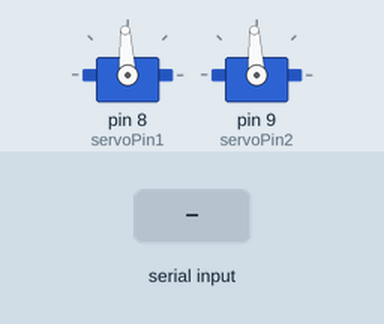
The sketch below on a simulated Arduino Uno, built with avr-gcc and run on an emulated ATmega328P. Parts: 2 × servo. Inputs (shaded band) come from the test bench. What the sketch prints to the serial monitor is not drawn.

Above: at 3.2 s.
3.3 s: "a90\n" received over Serial
At 3.7 s:
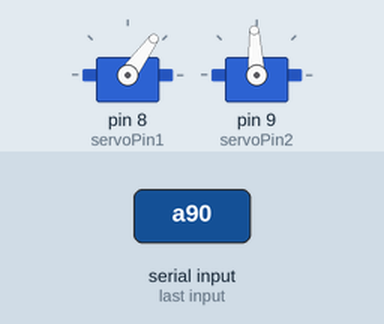
4.8 s: "b90\n" received over Serial
At 6.0 s:
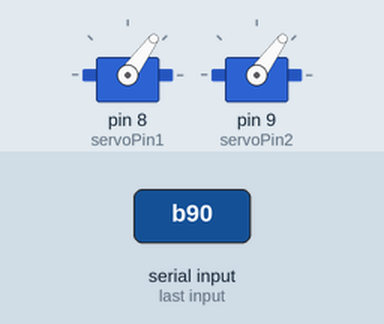
6.3 s: "s90\n" received over Serial
At 7.1 s:
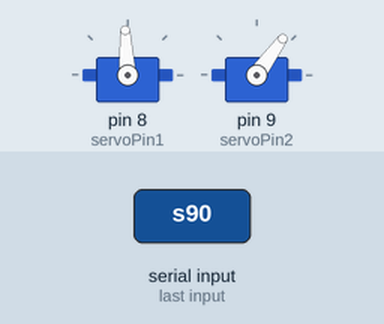
8.8 s: "a,45\n" received over Serial
At 9.1 s:
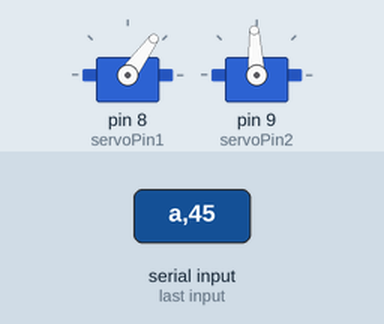
10.3 s: "b,45\n" received over Serial
At 11.5 s:
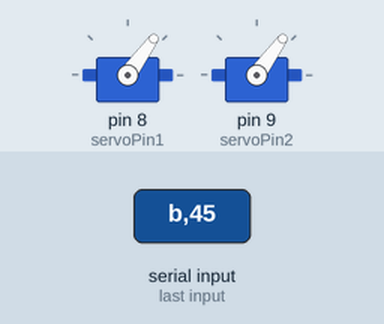
Timing chart, 0 to 12.8 s (numbered marks = the images above; inputs shaded):
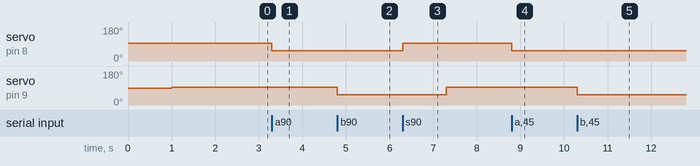

The sketch:

motor_test.ino
```cpp
#include <Servo.h>

byte servoPin1 = 8;
byte servoPin2 = 9;
byte servoPin3 = 10;
Servo servo1;
Servo servo2;
Servo servo3;
int stop = 1500; // stop value, which is 1500 (center of values for rotation servo)
int signal = 1100; // Set signal value, which should be between 1100 and 1900

void setup() {
  servo1.attach(servoPin1);
  servo2.attach(servoPin2);
  // servo3.attach(servoPin3);


  servo1.writeMicroseconds(1500); // send "stop" signal to ESC.
  delay(1000);
  servo2.writeMicroseconds(1500);
  // servo3.writeMicroseconds(1500);
  delay(1000); // delay to allow the ESC to recognize the stopped signal

  Serial.begin(9600); // opens the serial port
}

void loop() {

  // check for incoming serial data:
  if (Serial.available() > 0) {
    // read incoming serial data:
    char inChar = Serial.read();
    if (inChar - '0' > 1100 && inChar - '0' < 1900){
      signal = inChar - '0';
    }
    Serial.print(inChar- '0');
    if (inChar == 'a'){
        servo1.writeMicroseconds(signal); // Send signal to ESC.
        delay(1000);
    }
    else if (inChar == 'b'){
        servo2.writeMicroseconds(signal);
        delay(1000);
    }
    /*else if (inChar == 'c'){
        servo3.writeMicroseconds(signal);
        delay(1000);
    }*/
    else if (inChar == 's'){
        servo1.writeMicroseconds(stop);
        delay(1000);
        servo2.writeMicroseconds(stop);
        delay(1000);
        // servo3.writeMicroseconds(stop);
        // delay(1000);
    }
}
}
```

Measured:
- after the input at 3.3 s, servo on pin 8 (servoPin1): 93° → 54° at once
- after the input at 4.8 s, servo on pin 9 (servoPin2): 93° → 54° at once
- after the input at 6.3 s, servo on pin 8 (servoPin1): 54° → 93° at once; servo on pin 9 (servoPin2): 54° → 93° after 1.0 s
- after the input at 8.8 s, servo on pin 8 (servoPin1): 93° → 54° at once
- after the input at 10.3 s, servo on pin 9 (servoPin2): 93° → 54° at once
